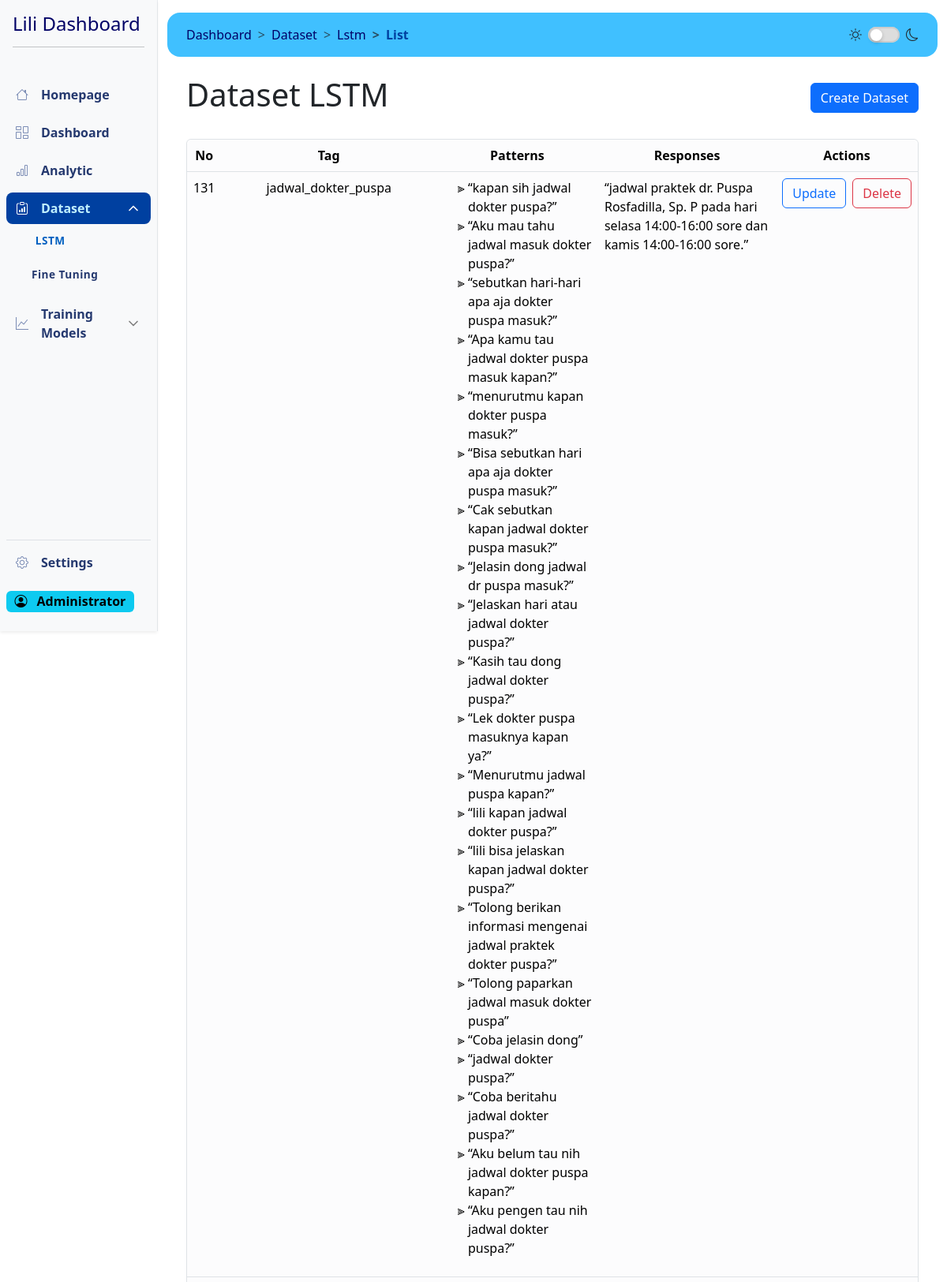
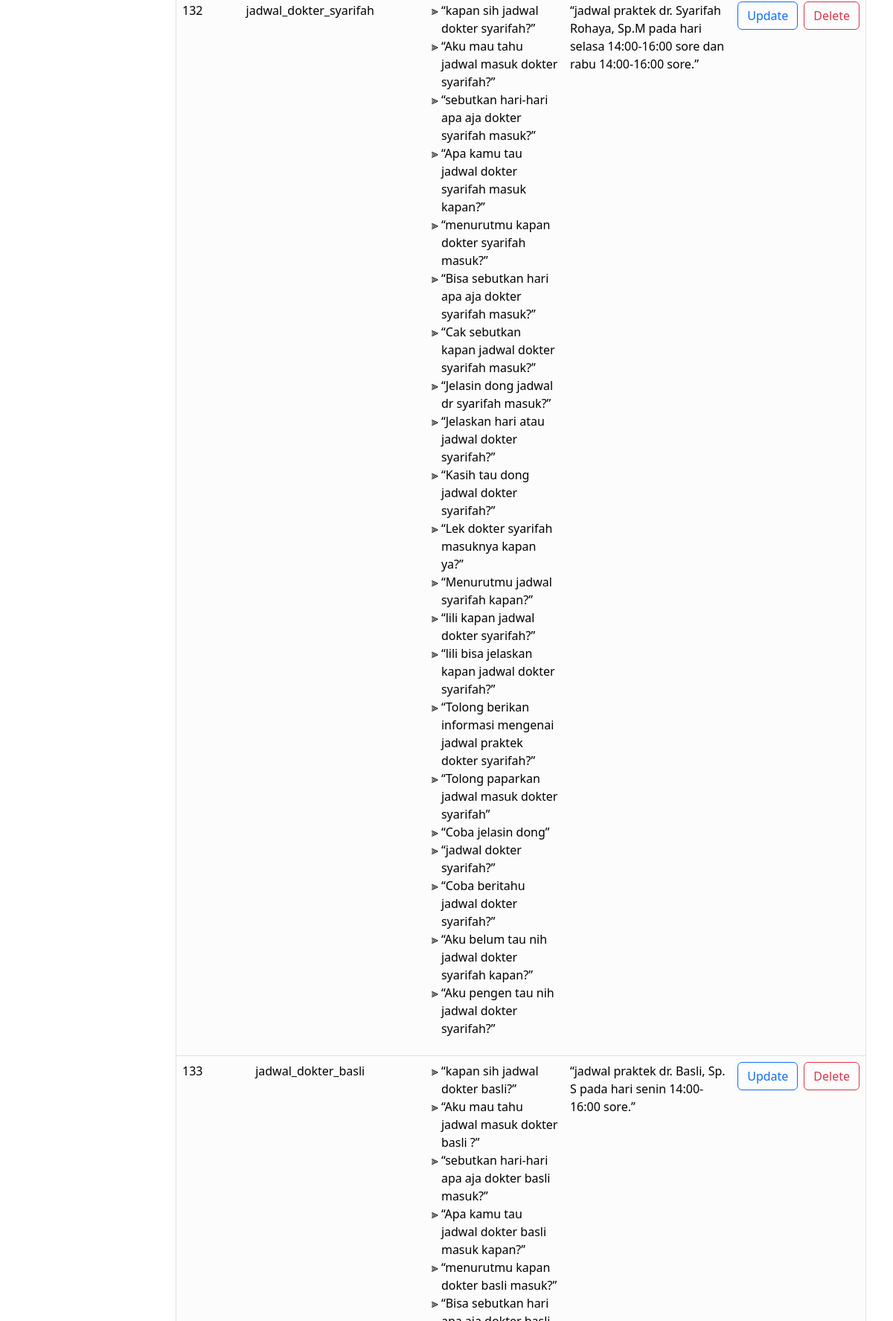
Page /dashboard/dataset/lstm/list?page=14 (signed in, upper part) on the committed database (2 pictures, top to bottom).
### models/auth_model.py (models this page shows, shortened)
class User(db.Model, UserMixin):
    id = db.Column(db.Integer, primary_key=True)
    username = db.Column(db.String(255), unique=True, nullable=False, index=True)
    fullname = db.Column(db.String(255), nullable=False)
    email = db.Column(db.String(150), unique=True, nullable=False, index=True)
    password = db.Column(db.String(255), nullable=False)
    created_at = db.Column(db.DateTime, default=datetime.utcnow)
    last_login = db.Column(db.DateTime)
    is_active = db.Column(db.Boolean, default=True)
    role = db.Column(db.String(50), nullable=False, default="user")  # New role column

### models/lstm_model.py (models this page shows, shortened)
class Lstm(db.Model):
    id = db.Column(db.Integer, primary_key=True)
    tag = db.Column(db.String(80), nullable=False)
    patterns = db.Column(db.Text, nullable=False)
    responses = db.Column(db.Text, nullable=False)

### controller/view_Lstm.py (the view)
@lstm.route("/list", methods=["GET"])
@login_required
def read_lstm():
    page = request.args.get("page", 1, type=int)
    per_page = 10
    lstm_query = Lstm.query.paginate(page=page, per_page=per_page, error_out=False)
    start_number = (page - 1) * per_page + 1
    return render_template(
        "pages/dataset-lstm.html",
        lstm=lstm_query.items,
        pagination=lstm_query,
        start_number=start_number,
    )

### templates/pages/dataset-lstm.html (shortened to what this page needs)
<!DOCTYPE html>
{% extends 'dashboard.html' %} {% block content %}
<header class="my-4 d-flex justify-content-between align-items-center">
  <h1>Dataset LSTM</h1>
  <button type="button" class="btn btn-primary" id="create-btn" data-bs-toggle="modal" data-bs-target="#createModal">Create Dataset</button>
</header>
<section class="table-responsive mb-3">
  <div class="border rounded shadow-sm">
    <table class="table table-hover">
      <thead>
        <tr class="text-center">
          <th scope="col">No</th>
          <th scope="col">Tag</th>
          <th scope="col" class="w-25">Patterns</th>
          <th scope="col" class="w-25">Responses</th>
          <th scope="col">Actions</th>
        </tr>
      </thead>
      <tbody>
        {% for lstm_data in lstm %}
        <tr>
          <td class="text-center" id="dataset-id">{{ start_number + loop.index0 }}</td>
          <td class="text-center">{{ lstm_data.tag }}</td>
          <td>
            <ul class="pattern-container" style="list-style-type: '⫸ '">
              {% for pattern in lstm_data.patterns.split(',') %}
              <li class="pattern-item">&OpenCurlyDoubleQuote;{{ pattern.strip() }}&CloseCurlyDoubleQuote;{% if not loop.last %}{% endif %}</li>
              {% endfor %}
            </ul>
          </td>
          <td class="text-start">&OpenCurlyDoubleQuote;{{ lstm_data.responses }}&CloseCurlyDoubleQuote;</td>
          <td>
            <div class="d-flex justify-content-center align-items-center gap-2">
              <button
                type="button"
                class="btn btn-outline-primary open-update-modal-button"
                data-id="{{ lstm_data.id }}"
                data-tag="{{ lstm_data.tag }}"
                data-patterns="{{ lstm_data.patterns }}"
                data-responses="{{ lstm_data.responses }}"
                data-bs-toggle="modal"
                data-bs-target="#updateModal"
              >
                Update
              </button>
              <form id="delete-form" method="POST" data-id="{{ lstm_data.id }}">
                <button type="submit" class="btn btn-outline-danger">Delete</button>
              </form>
            </div>
          </td>
        </tr>
        {% endfor %}
      </tbody>
    </table>
  </div>
</section>
{% include 'partials/lstm-dataset-update-modal.html' %} {% endblock %}

### templates/partials/sidebar.html (shortened to what this page needs)
<!DOCTYPE html>
<aside
  class="col-lg-2 gx-0 position-sticky top-0 border-end border-light-subtle d-flex flex-column offcanvas-lg offcanvas-start"
  id="sidebar"
  tabindex="-1"
  aria-labelledby="offcanvasLabel"
>
  <div class="sidebar-wrapper active top-0 bg-body-tertiary shadow-sm d-flex flex-column h-100">
    <header class="sidebar-header position-relative">
      <div class="d-flex justify-content-between align-items-center">
        <div class="logo">
          <h1 class="navbar-brand fs-4">Lili Dashboard</h1>
        </div>
      </div>
      <hr />
    </header>
    <nav class="sidebar-menu d-flex flex-column justify-content-between h-100">
      <div class="menu">
        <div class="sidebar-item">
          <a href="/" class="sidebar-link">
            <i class="bi bi-house"></i>
            Homepage
          </a>
        </div>
        <div class="sidebar-item">
          <a href="{{ url_for('route.dashboard') }}" class="sidebar-link">
            <i class="bi bi-columns-gap"></i>
            Dashboard
          </a>
        </div>
        <div class="sidebar-item">
          <a href="/analytic" class="sidebar-link">
            <i class="bi bi-bar-chart"></i>
            Analytic
          </a>
        </div>
        <div class="sidebar-item has-sub">
          <div class="sidebar-link">
            <i class="bi bi-clipboard-data"></i>
            <span>Dataset</span>
          </div>
          <div class="submenu">
            <div class="submenu-item">
              <a href="{{ url_for('lstm.read_lstm') }}" class="submenu-link">LSTM</a>
            </div>
            <div class="submenu-item">
              <a href="{{ url_for('fineTuning.view_finetuning_data') }}" class="submenu-link">Fine Tuning</a>
            </div>
          </div>
        </div>
        <div class="sidebar-item has-sub">
          <div class="sidebar-link">
            <i class="bi bi-graph-up"></i>
            <span>Training Models</span>
          </div>
        </div>
      </div>
      <div class="menu mb-4">
        <div class="sidebar-item mb-3 border-top">
          <a href="{{ url_for('auth.logout') }}" class="sidebar-link">
            <i class="bi bi-gear"></i>
            Settings
          </a>
        </div>
        <span class="badge text-bg-info fs-6">
          <i class="bi bi-person-circle me-2"></i>
          {{ current_user.fullname }}
        </span>
      </div>
    </nav>
  </div>
</aside>

### static/css/dashboard-style.css (style rules this page uses)
:root, [data-bs-theme="light"] { color-scheme: light; --blue-darkest: #000066; --blue-darker: #002080; --blue-dark: #0040a0; --blue: #0060c0; --blue-light: #0080e0; --blue-lighter: #00a0ff; --blue-lightest: rgb(64, 192, 255); --blue-pale: #80e0ff; --blue-paler: #c0f0ff; --sidebar-link: #25396f; --sidebar-link-active: var(--blue); --bs-primary: var(--blue); --nav-brand-color: var(--blue-darkest); }
.table { --bs-table-bg: var(--bs-light-bg-subtle) !important; border-radius: 0.5rem; overflow: hidden; }

### rows in the picture
User: fullname "Administrator"
Lstm: start_number+loop.index0 "131", tag "jadwal_dokter_puspa", strip "kapan sih jadwal dokter puspa?" "Aku mau tahu jadwal masuk dokter puspa?" "sebutkan hari-hari apa aja dokter puspa masuk?" "Apa kamu tau jadwal dokter puspa masuk kapan?" "menurutmu kapan dokter puspa masuk?" "Bisa sebutkan hari apa aja dokter puspa masuk?" "Cak sebutkan kapan jadwal dokter puspa masuk?" "Jelasin dong jadwal dr puspa masuk?" "Jelaskan hari atau jadwal dokter puspa?" "Kasih tau dong jadwal dokter puspa?" "Lek dokter puspa masuknya kapan ya?" "Menurutmu jadwal puspa kapan?" "lili kapan jadwal dokter puspa?" "lili bisa jelaskan kapan jadwal dokter puspa?" "Tolong berikan informasi mengenai jadwal praktek dokter puspa?" "Tolong paparkan jadwal masuk dokter puspa" "Coba jelasin dong" "jadwal dokter puspa?" "Coba beritahu jadwal dokter puspa?" "Aku belum tau nih jadwal dokter puspa kapan?" "Aku pengen tau nih jadwal dokter puspa?", responses "jadwal praktek dr. Puspa Rosfadilla, Sp. P pada hari selasa 14:00-16:00 sore dan kamis 14:00-16:00 sore."
Lstm: start_number+loop.index0 "132", tag "jadwal_dokter_syarifah", strip "kapan sih jadwal dokter syarifah?" "Aku mau tahu jadwal masuk dokter syarifah?" "sebutkan hari-hari apa aja dokter syarifah masuk?" "Apa kamu tau jadwal dokter syarifah masuk kapan?" "menurutmu kapan dokter syarifah masuk?" "Bisa sebutkan hari apa aja dokter syarifah masuk?" "Cak sebutkan kapan jadwal dokter syarifah masuk?" "Jelasin dong jadwal dr syarifah masuk?" "Jelaskan hari atau jadwal dokter syarifah?" "Kasih tau dong jadwal dokter syarifah?" "Lek dokter syarifah masuknya kapan ya?" "Menurutmu jadwal syarifah kapan?" "lili kapan jadwal dokter syarifah?" "lili bisa jelaskan kapan jadwal dokter syarifah?" "Tolong berikan informasi mengenai jadwal praktek dokter syarifah?" "Tolong paparkan jadwal masuk dokter syarifah" "Coba jelasin dong" "jadwal dokter syarifah?" "Coba beritahu jadwal dokter syarifah?" "Aku belum tau nih jadwal dokter syarifah kapan?" "Aku pengen tau nih jadwal dokter syarifah?", responses "jadwal praktek dr. Syarifah Rohaya, Sp.M pada hari selasa 14:00-16:00 sore dan rabu 14:00-16:00 sore."
Lstm: start_number+loop.index0 "133", tag "jadwal_dokter_basli", strip "kapan sih jadwal dokter basli?" "Aku mau tahu jadwal masuk dokter basli ?" "sebutkan hari-hari apa aja dokter basli masuk?" "Apa kamu tau jadwal dokter basli masuk kapan?" "menurutmu kapan dokter basli masuk?", responses "jadwal praktek dr. Basli, Sp. S pada hari senin 14:00-16:00 sore."
